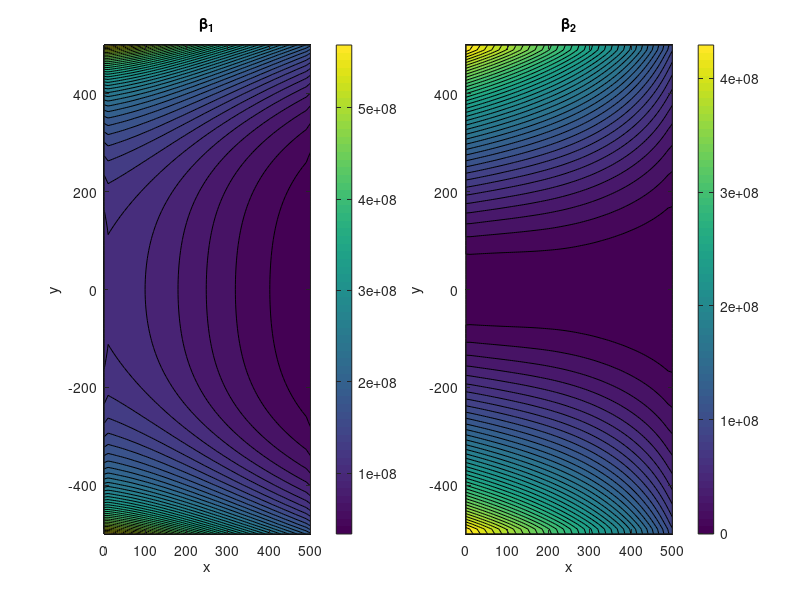
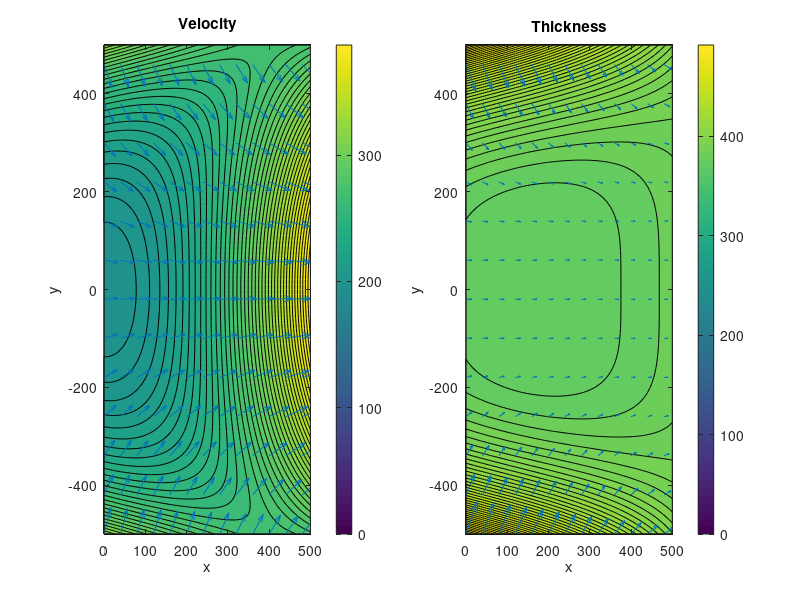
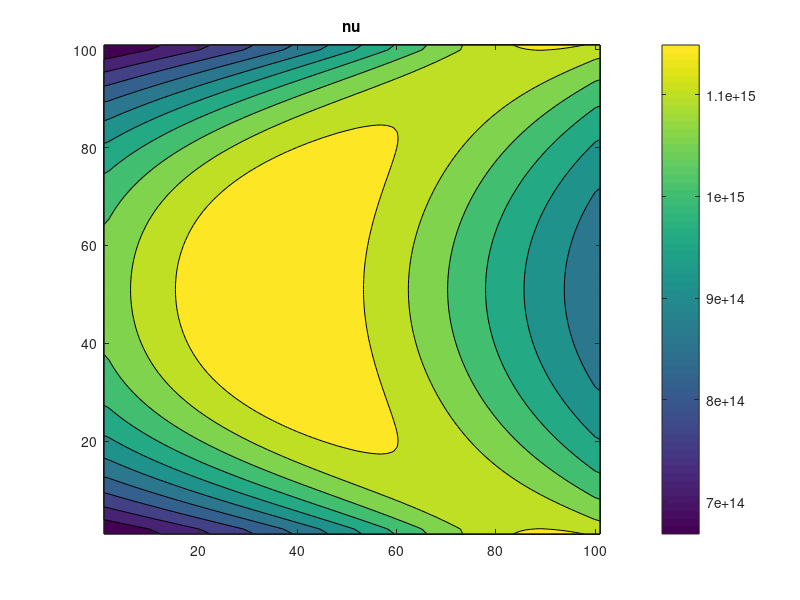

Write MATLAB code to recreate these figures, in order.
%function flow()
secpera = 3.1556926e7;
as = 1 / secpera;
rho = 910.0;
grav = 9.8;
%grav = 1/rho;
A = 4.0e-25;
B = A ^ (- 1 / 3);
Mx = 101;
My = 101;
xl = 0; xh = 500e3;
yl = -500e3; yh = 500e3;
dx = (xh - xl) / Mx;
dy = (yh - yl) / My;

[xx yy] = meshgrid(linspace(xl, xh, Mx), linspace(yl, yh, My));
x = xx / (xh - xl);
y = 2 * yy / (yh - yl);

uu = (0.5 * (1 + x.^2)) .* ((1.4 - y) .* (1.4 + y));
%uu = (x + 0.1) .* ((1.4 - y) .* (1.4 + y));
vv = - 0.4 * y - 0.6 * tan(y) .* (1 - x) - 0.5 * atan(y) .* (x + 0.5);
%vv = - 0.4 * y - 0.5 * tan(y) .* (1 - x) - 0.5 * atan(y) .* (x + 0.5);
uu = uu * 200 / secpera;
vv = vv * 200 / secpera;

theta  = -0.0 * pi / 2;
u = cos(theta) * uu - sin(theta) * vv;
v = sin(theta) * uu + cos(theta) * vv;

[u_x u_y] = gradient(u, dx, dy);
[v_x v_y] = gradient(v, dx, dy);

[u_xx u_xy] = gradient(u_x, dx, dy);

phi = (0.5 * u_x .^2 + 0.5 .* v_y .^ 2 + 0.5 .* (u_x + v_y) .^ 2 ...
         + 0.25 * (u_y + v_x) .^ 2);
[phi_x phi_y] = gradient(phi, dx, dy);
nu = (B / 2) .* phi .^ (-1 / 3);
[nu_x nu_y] = gradient(nu, dx, dy);

%H = 500 * (1 + 0.2 * (1 ./ (x + 2.5)) .* (1 + sin(1.0 .* y) .^ 2));
if (0)
  h = 500 * (0.8 + 0.3 * (1 ./ (x + 0.6)) ...
             .* (0.7 - 0.5*y.^2) + 0.4 * sin(1.0 .* y) .^ 2);
  b = 0 * x;
else
  %h = 500 * (3 ./ (x + 4) + 0.1 * abs(y) .^ 5 .* (1.2 - x));
  h = 500 * (3 ./ (x + 4) + 0.2 * abs(y) .^ 4 .* (1.2 - x));
  %h = 500 * (0.8 + 0.2 * (1 ./ (x + 0.6)) ...
             %.* (0.7 - 0.5*y.^2) + 0.3 * y .^ 2);
  b = -80 * x;
  %figure(2); contourf(h - b); colorbar; title('H');
  figure(3); contourf(nu); colorbar; title('nu');
end
H = h - b;
[h_x h_y] = gradient(h, dx, dy);

[f1, foo] = gradient(nu .* H .* (2 * u_x + v_y), dx, dy);
[g2, f2] = gradient(nu .* H .* (u_y + v_x), dx, dy);
[foo, g1] = gradient(nu .* H .* (u_x + 2 * v_y), dx, dy);
f = 2 * f1 + f2 - rho * grav * H .* h_x;
g = 2 * g1 + g2 - rho * grav * H .* h_y;

warning off MATLAB:divideByZero;
betaf = f ./ u;
betag = g ./ v;
betaf(abs(betaf) > 1e10) = 1e10;
betag(abs(betag) > 1e10) = 1e10;
warning on MATLAB:divideByZero;

if (0)
  ii = ceil(Mx / 2); jj = ceil(My / 2);
  B
  sprintf('u: (%f, %f) %e %e %e', x(ii,jj), y(ii,jj), secpera * u(ii,jj), secpera ...
          * u_x(ii,jj), secpera * u_xx(ii,jj))
  sprintf('phi: (%f, %f) %e %e %e', x(ii,jj), y(ii,jj), phi(ii,jj), ...
          phi_x(ii,jj), phi_y(ii,jj))
  sprintf('nu: (%f, %f) %e %e %e', x(ii,jj), y(ii,jj), nu(ii,jj), ...
          nu_x(ii,jj), nu_y(ii,jj))
  sprintf('rhsx: %e', f(ii,jj))
  sprintf('betax: %e', f(ii,jj) / u(ii,jj))
end

if (0)
  figure(1);
  subplot(2, 3, 1), contourf(xx, yy, u*secpera, 20), colorbar, title('u'), xlabel('x'), ylabel('y')
  subplot(2, 3, 2), contourf(xx, yy, v*secpera, 20), colorbar, title('v'), xlabel('x'), ylabel('y')
  %figure(3), surfl(xx, yy, h), title('Thickness'), xlabel('x'), ylabel('y')
  subplot(2, 3, 3), contourf(xx, yy, secpera * divergence(xx, yy, u .* H, v .* H)), colorbar, title('div(flux)'), xlabel('x'), ylabel('y')

  subplot(2, 3, 4), contourf(xx, yy, betaf, 15), colorbar, title('beta (x)'), xlabel('x'), ylabel('y')
  subplot(2, 3, 5), contourf(xx, yy, betag, 15), colorbar, title('beta (y)'), xlabel('x'), ylabel('y')
  subplot(2, 3, 6), contourf(xx, yy, betaf - betag, 15), ...
      colorbar, title('beta (y) - beta (x)'), xlabel('x'), ylabel('y')

  figure(2);
  subplot(1, 3, 1), contourf(xx, yy, f, 15), ...
      colorbar, title('f'), xlabel('x'), ylabel('y')
  subplot(1, 3, 2), contourf(xx, yy, g, 15), ...
      colorbar, title('g'), xlabel('x'), ylabel('y')
  subplot(1, 3, 3), contourf(xx, yy, f - g, 15), ...
      colorbar, title('f - g'), xlabel('x'), ylabel('y')
end

if (1)
  figure(2); clf; axis([0, Mx, -My, My]); axis equal; s = 8;
  subplot(1,2,1); contourf(xx/1e3, yy/1e3, secpera*sqrt(u.^2 + v.^2), 40); shading flat; view(2);
  hold on;
  quiver(xx(1:s:Mx, 1:s:My)/1e3, ...
         yy(1:s:Mx, 1:s:My)/1e3, ...
         secpera*u(1:s:Mx, 1:s:My), ...
         secpera*v(1:s:Mx, 1:s:My), 0.8);
  colorbar; title('Velocity'); xlabel('x'), ylabel('y');
  subplot(1,2,2); contourf(xx/1e3, yy/1e3, H, 40); shading flat; view(2);
  hold on; quiver(xx(1:s:Mx, 1:s:My)/1e3, ...
                  yy(1:s:Mx, 1:s:My)/1e3, ...
                  -h_x(1:s:Mx, 1:s:My), ...
                  -h_y(1:s:Mx, 1:s:My));
  colorbar; title('Thickness'), xlabel('x'), ylabel('y')
end


if (1)
  figure(1); clf; axis([0, Mx, -My, My]); axis equal; s = 8;
  beta1 = betaf;
  beta2 = betag; beta2(betag ~= betag) = 0;
  subplot(1,2,1); contourf(xx/1e3, yy/1e3, beta1, 40); shading flat; view(2);
  colorbar; title('\beta_1'); xlabel('x'), ylabel('y');
  subplot(1,2,2); contourf(xx/1e3, yy/1e3, beta2, 40); shading flat; view(2);
  colorbar; title('\beta_2'); xlabel('x'), ylabel('y');
end
